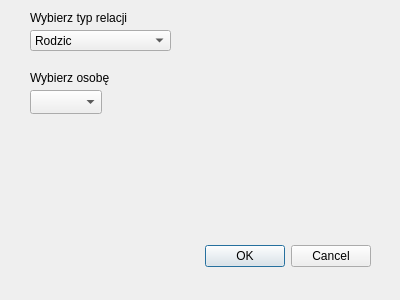
<?xml version="1.0" encoding="UTF-8"?>
<ui version="4.0">
 <class>RelationDialog</class>
 <widget class="QDialog" name="RelationDialog">
  <property name="geometry">
   <rect>
    <x>0</x>
    <y>0</y>
    <width>400</width>
    <height>300</height>
   </rect>
  </property>
  <property name="windowTitle">
   <string>Dialog</string>
  </property>
  <widget class="QDialogButtonBox" name="buttonBox">
   <property name="geometry">
    <rect>
     <x>30</x>
     <y>240</y>
     <width>341</width>
     <height>32</height>
    </rect>
   </property>
   <property name="orientation">
    <enum>Qt::Orientation::Horizontal</enum>
   </property>
   <property name="standardButtons">
    <set>QDialogButtonBox::StandardButton::Cancel|QDialogButtonBox::StandardButton::Ok</set>
   </property>
  </widget>
  <widget class="QComboBox" name="relationTypeCombo">
   <property name="geometry">
    <rect>
     <x>30</x>
     <y>30</y>
     <width>141</width>
     <height>21</height>
    </rect>
   </property>
   <item>
    <property name="text">
     <string>Rodzic</string>
    </property>
   </item>
   <item>
    <property name="text">
     <string>Dziecko</string>
    </property>
   </item>
   <item>
    <property name="text">
     <string>Małżonek</string>
    </property>
   </item>
  </widget>
  <widget class="QLabel" name="label">
   <property name="geometry">
    <rect>
     <x>30</x>
     <y>10</y>
     <width>121</width>
     <height>16</height>
    </rect>
   </property>
   <property name="text">
    <string>Wybierz typ relacji</string>
   </property>
  </widget>
  <widget class="QComboBox" name="personCombo">
   <property name="geometry">
    <rect>
     <x>30</x>
     <y>90</y>
     <width>72</width>
     <height>24</height>
    </rect>
   </property>
  </widget>
  <widget class="QLabel" name="label_2">
   <property name="geometry">
    <rect>
     <x>30</x>
     <y>70</y>
     <width>121</width>
     <height>16</height>
    </rect>
   </property>
   <property name="text">
    <string>Wybierz osobę</string>
   </property>
  </widget>
 </widget>
 <resources/>
 <connections>
  <connection>
   <sender>buttonBox</sender>
   <signal>accepted()</signal>
   <receiver>RelationDialog</receiver>
   <slot>accept()</slot>
   <hints>
    <hint type="sourcelabel">
     <x>248</x>
     <y>254</y>
    </hint>
    <hint type="destinationlabel">
     <x>157</x>
     <y>274</y>
    </hint>
   </hints>
  </connection>
  <connection>
   <sender>buttonBox</sender>
   <signal>rejected()</signal>
   <receiver>RelationDialog</receiver>
   <slot>reject()</slot>
   <hints>
    <hint type="sourcelabel">
     <x>316</x>
     <y>260</y>
    </hint>
    <hint type="destinationlabel">
     <x>286</x>
     <y>274</y>
    </hint>
   </hints>
  </connection>
 </connections>
</ui>
